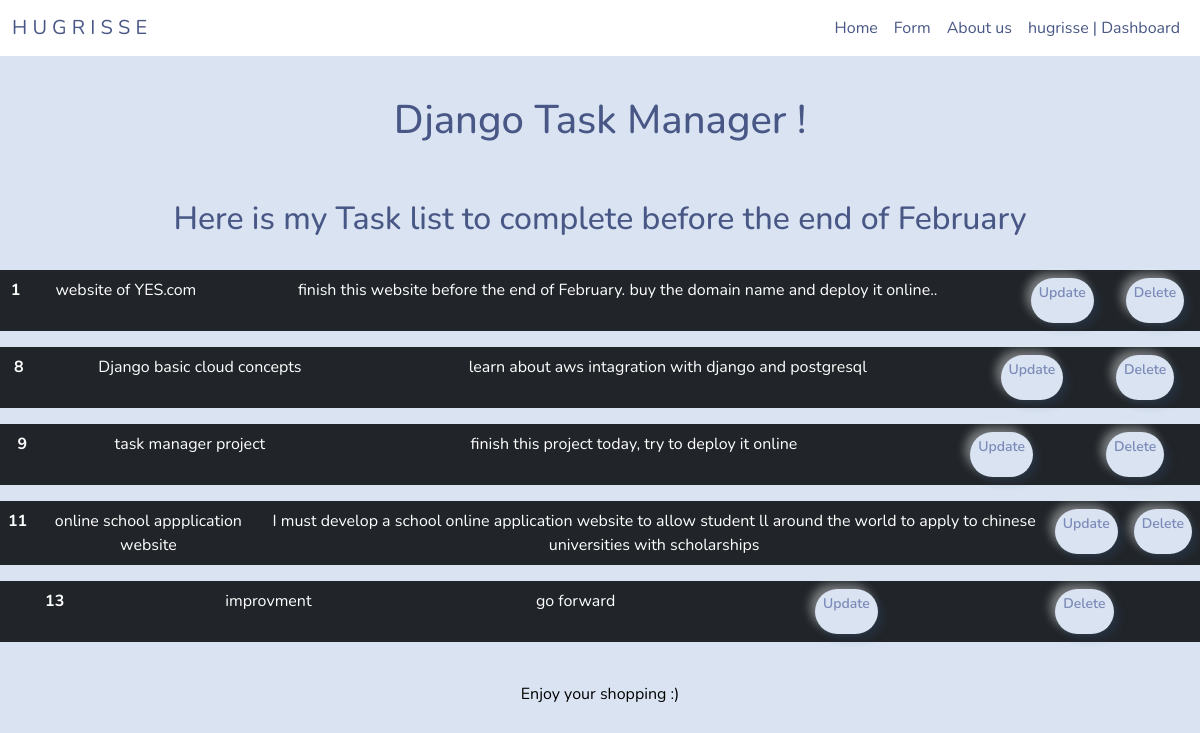
Page / (signed in) on the earlier database version.
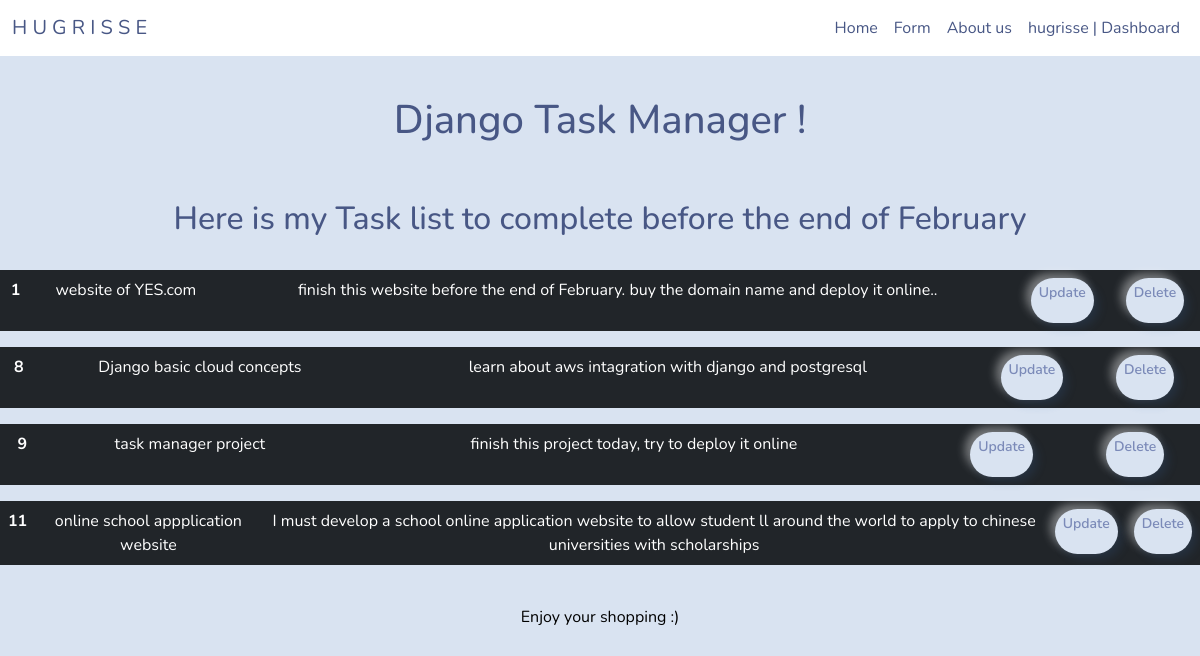
Same page on the later database version.
### mainapp/models.py (models this page shows, shortened)
class Task(models.Model):
    title = models.CharField(max_length=50)
    content = models.CharField(max_length=500)
    date_posted = models.DateTimeField(auto_now_add=True)

### mainapp/views.py (the view)
# urls.py: path('', views.home, name='home'),
@login_required(login_url="/login")
def home(request):
    taksList = Task.objects.all()
    context = {'tasks' : taksList}
    return render(request, 'home.html', context = context)

### templates/home.html (shortened to what this page needs)
{% extends 'base.html' %}
{% load static %}
{% block content %}
<!DOCTYPE html>
<html lang="en">
<head>
    <link rel="stylesheet" href="{% static 'css/style.css' %}"
</head>
<body>
    <h1> Django Task Manager !</h1>
    <h2>Here is my Task list to complete before the end of February </h2>
    <br>
    {% for task in tasks %}
    <table class="table table-dark">
          <tr>
            <th>{{task.id}}</th>
            <td>{{task.title}}</td>
            <td>{{task.content}}</td>
            <td> <a href="{% url 'updateTask' task.id %}">
              <button type="button" class="btn btn-primary btn-sm" data-bs-toggle="modal" data-bs-target="#exampleModal">
                <p>Update</p>
            </button>
            </a> </td>
            <td> <a href="{% url 'deleteTask' task.id %}">
              <button type="button" class="btn btn-danger btn-sm" data-bs-toggle="modal" data-bs-target="#exampleModal">
                  <p>Delete</p>
              </button>
            </a>
          </td>
          </tr>
      </table>
    {% endfor %}
    <br>
    <p>Enjoy your shopping :) </p>
</body>
</html>
{% endblock %}

### templates/base.html (shortened to what this page needs)
{% load static %}
<!DOCTYPE html>
<html lang="en">
<head>
    <link rel="stylesheet" href="https://bootswatch.com/5/morph/bootstrap.min.css">
    <link rel="stylesheet" href="{% static 'css/style.css' %}"
    <link href="https://cdn.jsdelivr.net/npm/bootstrap@5.3.0-alpha1/dist/css/bootstrap.min.css" rel="stylesheet">
</head>
<body>
    <nav class="navbar navbar-expand-lg navbar-light bg-white justify-content-center">
        <div class="container-fluid">
                {% if user.is_authenticated %}
                <a class="navbar-brand" href="{% url 'home' %}">H U G R I S S E</a>
                {% else %}
                <a class="navbar-brand" href="{% url 'login' %}">H U G R I S S E</a>
                {% endif %}
          <div class="collapse navbar-collapse" id="navbarSupportedContent">
            <ul class="navbar-nav ms-auto mb-2 mb-lg-0">
              <li class="nav-item">
                <a class="nav-link active" aria-current="page" href="{% url 'home' %}">Home</a>
              </li>
              <li class="nav-item">
                {% if user.is_authenticated %}
                <a class="nav-link active" href="{% url 'taskForm' %}">Form</a>
                {% endif %}
              </li>
              <li class="nav-item">
                {% if user.is_authenticated %}
                <a class="nav-link active" href="{% url 'about'%}">About us</a>
                {% endif %}
              </li>
              <li class="nav-item">
                {% if user.is_authenticated %}
                    <a class="nav-link active" href="{% url 'dashboard'%}">{{ user.username }} | Dashboard</a>
                {% else %}
                    <a class="nav-link active" href="{% url 'register'%}">Register</a>
              {% endif %}
              </li>
            </ul>
          </div>
        </div>
      </nav>
{% block content %}
{% endblock %}
</body>
</html>

### static/css/style.css (style rules this page uses)
body { color: black; justify-content: center; text-align: center; }
a { text-decoration: none; }
h1, h2 { margin-top: 40px; }

Differences in the rows shown:
removed Task: id "13", title "improvment", content "go forward"
